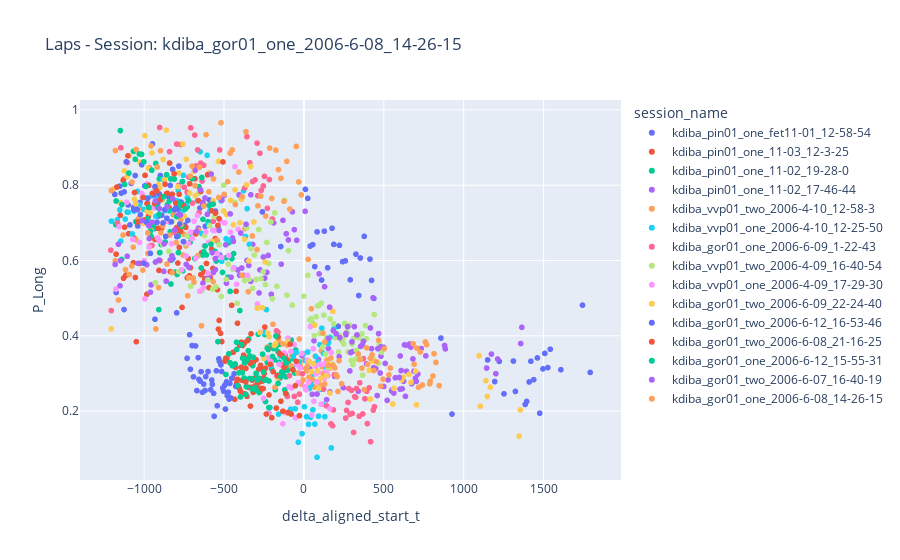
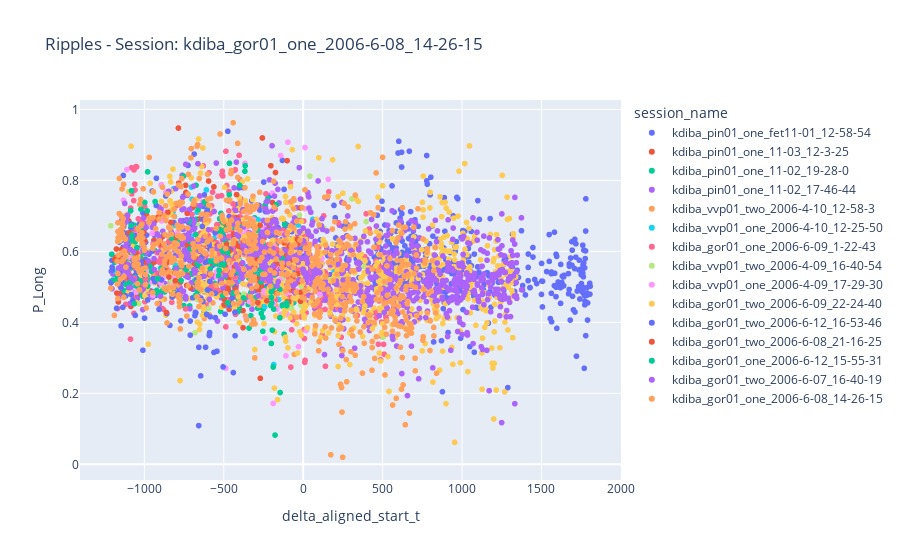

The code cell stored with these charts, in order, in its notebook:
### Code cell
def plot_across_sessions_results(directory, concatenated_laps_df, concatenated_ripple_df, save_figures=False, figure_save_extension='.png'):
    """ takes the directory containing the .csv pairs that were exported by `export_marginals_df_csv`
    Produces and then saves figures out the the f'{directory}/figures/' subfolder

    """
    if not isinstance(directory, Path):
        directory = Path(directory).resolve()
    assert directory.exists()
    print(f'plot_across_sessions_results(directory: {directory})')
    if save_figures:
        # Create a 'figures' subfolder if it doesn't exist
        figures_folder = Path(directory, 'figures')
        figures_folder.mkdir(parents=False, exist_ok=True)
        assert figures_folder.exists()
        print(f'\tfigures_folder: {figures_folder}')
    
    # Create an empty list to store the figures
    all_figures = []



    ## delta_t aligned:
    # Create a bubble chart for laps
    fig_laps = px.scatter(concatenated_laps_df, x='delta_aligned_start_t', y='P_Long', title=f"Laps - Session: {session_name}", color='session_name')
    # Create a bubble chart for ripples
    fig_ripples = px.scatter(concatenated_ripple_df, x='delta_aligned_start_t', y='P_Long', title=f"Ripples - Session: {session_name}", color='session_name')


    # # Create a bubble chart for laps
    # fig_laps = px.scatter(concatenated_laps_df, x='lap_start_t', y='P_Long', title=f"Laps - Session: {session_name}", color='session_name')
    # # Create a bubble chart for ripples
    # fig_ripples = px.scatter(concatenated_ripple_df, x='ripple_start_t', y='P_Long', title=f"Ripples - Session: {session_name}", color='session_name')

    if save_figures:
        # Save the figures to the 'figures' subfolder
        print(f'\tsaving figures...')
        fig_laps_name = Path(figures_folder, f"{session_name}_laps_marginal{figure_save_extension}").resolve()
        print(f'\tsaving "{fig_laps_name}"...')
        fig_laps.write_image(fig_laps_name)
        fig_ripple_name = Path(figures_folder, f"{session_name}_ripples_marginal{figure_save_extension}").resolve()
        print(f'\tsaving "{fig_ripple_name}"...')
        fig_ripples.write_image(fig_ripple_name)
    
    # Append both figures to the list
    all_figures.append((fig_laps, fig_ripples))
    
    return all_figures

# Example usage:
# directory = '/home/halechr/FastData/collected_outputs/'
# directory = r'C:\Users\pho\Desktop\collected_outputs'
# directory = r'C:/Users/pho/repos/Spike3DWorkEnv/Spike3D/output/collected_outputs' # APOGEE
directory = '/home/halechr/cloud/turbo/Data/Output/collected_outputs' # GL
all_session_figures = plot_across_sessions_results(directory, concatenated_laps_df=all_sessions_laps_df, concatenated_ripple_df=all_sessions_ripple_df, save_figures=False)

# Show figures for all sessions
for fig_laps, fig_ripples in all_session_figures:
    fig_laps.show()
    fig_ripples.show()
    # fig_laps.write_html("../output/2024-01-18_AcrossSession_fig_laps.html")
    # fig_ripples.write_html("../output/2024-01-18_AcrossSession_fig_ripples.html")

    fig_laps.write_html("output/2024-01-18_AcrossSession_fig_laps.html")
    fig_ripples.write_html("output/2024-01-18_AcrossSession_fig_ripples.html")
